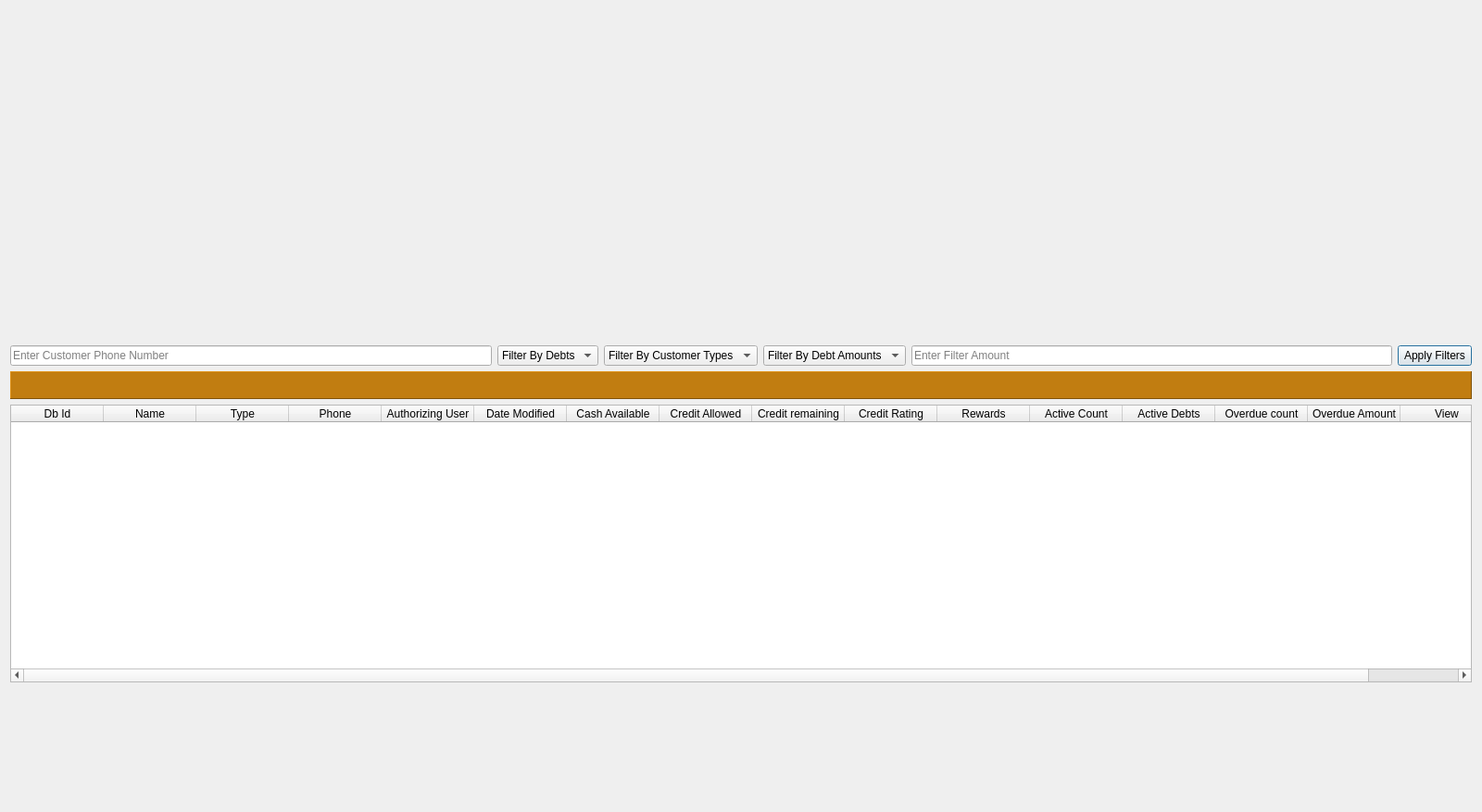
<?xml version="1.0" encoding="UTF-8"?>
<ui version="4.0">
 <class>CustomerViewAll</class>
 <widget class="QDialog" name="CustomerViewAll">
  <property name="geometry">
   <rect>
    <x>0</x>
    <y>0</y>
    <width>1600</width>
    <height>877</height>
   </rect>
  </property>
  <property name="windowTitle">
   <string>Dialog</string>
  </property>
  <layout class="QGridLayout" name="gridLayout">
   <item row="0" column="0">
    <widget class="QLabel" name="label">
     <property name="minimumSize">
      <size>
       <width>100</width>
       <height>100</height>
      </size>
     </property>
     <property name="maximumSize">
      <size>
       <width>100</width>
       <height>50</height>
      </size>
     </property>
     <property name="styleSheet">
      <string notr="true">border-image: url(:/resources/icons/Logo2.png);</string>
     </property>
     <property name="text">
      <string/>
     </property>
    </widget>
   </item>
   <item row="1" column="0">
    <layout class="QVBoxLayout" name="verticalLayout">
     <item>
      <layout class="QHBoxLayout" name="horizontalLayout">
       <item>
        <widget class="QLineEdit" name="lineEdit">
         <property name="placeholderText">
          <string>Enter Customer Phone Number</string>
         </property>
        </widget>
       </item>
       <item>
        <widget class="QComboBox" name="comboBox">
         <item>
          <property name="text">
           <string>Filter By Debts</string>
          </property>
         </item>
        </widget>
       </item>
       <item>
        <widget class="QComboBox" name="comboBox_2">
         <item>
          <property name="text">
           <string>Filter By Customer Types</string>
          </property>
         </item>
        </widget>
       </item>
       <item>
        <widget class="QComboBox" name="comboBox_3">
         <item>
          <property name="text">
           <string>Filter By Debt Amounts</string>
          </property>
         </item>
        </widget>
       </item>
       <item>
        <widget class="QLineEdit" name="lineEdit_2">
         <property name="placeholderText">
          <string>Enter Filter Amount</string>
         </property>
        </widget>
       </item>
       <item>
        <widget class="QPushButton" name="pushButton">
         <property name="text">
          <string>Apply Filters</string>
         </property>
        </widget>
       </item>
      </layout>
     </item>
     <item>
      <widget class="QLabel" name="label_3">
       <property name="maximumSize">
        <size>
         <width>16777215</width>
         <height>30</height>
        </size>
       </property>
       <property name="styleSheet">
        <string notr="true">background-color: rgb(193, 125, 17);</string>
       </property>
       <property name="frameShape">
        <enum>QFrame::Panel</enum>
       </property>
       <property name="frameShadow">
        <enum>QFrame::Raised</enum>
       </property>
       <property name="text">
        <string/>
       </property>
      </widget>
     </item>
     <item>
      <widget class="QTableWidget" name="twCustomersAgents">
       <property name="maximumSize">
        <size>
         <width>16777215</width>
         <height>300</height>
        </size>
       </property>
       <column>
        <property name="text">
         <string>Db Id</string>
        </property>
       </column>
       <column>
        <property name="text">
         <string>Name</string>
        </property>
       </column>
       <column>
        <property name="text">
         <string>Type</string>
        </property>
       </column>
       <column>
        <property name="text">
         <string>Phone</string>
        </property>
       </column>
       <column>
        <property name="text">
         <string>Authorizing User</string>
        </property>
       </column>
       <column>
        <property name="text">
         <string>Date Modified</string>
        </property>
       </column>
       <column>
        <property name="text">
         <string>Cash Available</string>
        </property>
       </column>
       <column>
        <property name="text">
         <string>Credit Allowed</string>
        </property>
       </column>
       <column>
        <property name="text">
         <string>Credit remaining</string>
        </property>
       </column>
       <column>
        <property name="text">
         <string>Credit Rating</string>
        </property>
       </column>
       <column>
        <property name="text">
         <string>Rewards</string>
        </property>
       </column>
       <column>
        <property name="text">
         <string>Active Count</string>
        </property>
       </column>
       <column>
        <property name="text">
         <string>Active Debts</string>
        </property>
       </column>
       <column>
        <property name="text">
         <string>Overdue count</string>
        </property>
       </column>
       <column>
        <property name="text">
         <string>Overdue Amount</string>
        </property>
       </column>
       <column>
        <property name="text">
         <string>View</string>
        </property>
       </column>
      </widget>
     </item>
    </layout>
   </item>
  </layout>
 </widget>
 <resources/>
 <connections/>
</ui>
